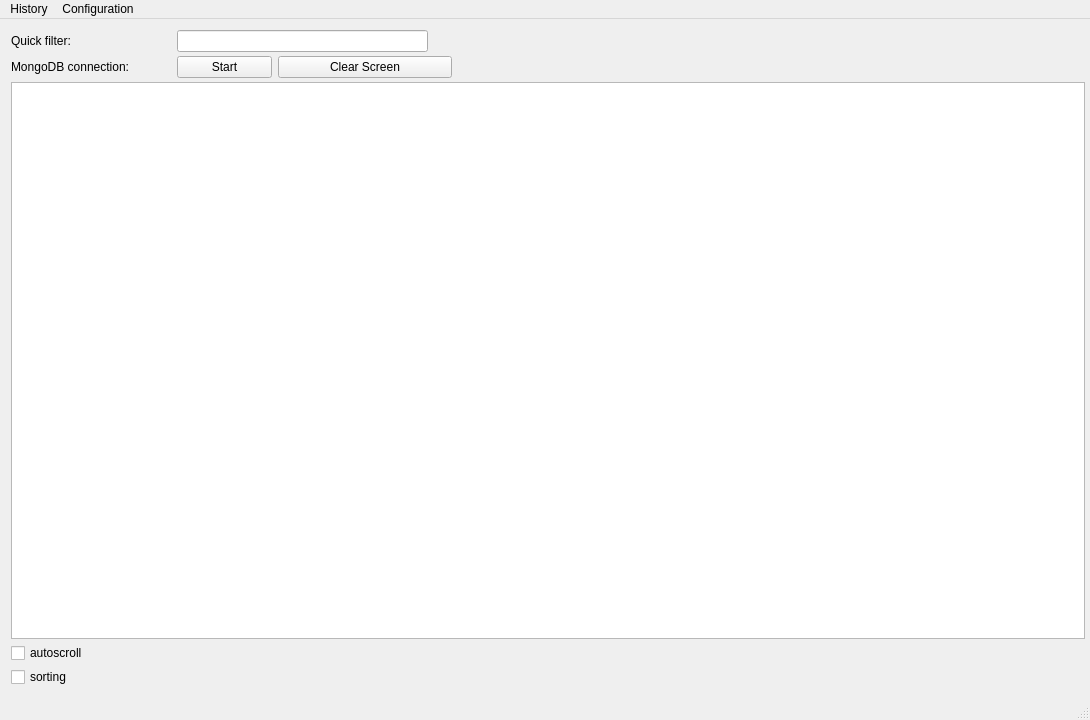
<?xml version="1.0" encoding="UTF-8"?>
<ui version="4.0">
 <class>MainWindow</class>
 <widget class="QMainWindow" name="MainWindow">
  <property name="geometry">
   <rect>
    <x>0</x>
    <y>0</y>
    <width>1090</width>
    <height>720</height>
   </rect>
  </property>
  <property name="windowTitle">
   <string>fpgui / main window</string>
  </property>
  <widget class="QWidget" name="centralWidget">
   <layout class="QVBoxLayout" name="verticalLayout_2">
    <property name="rightMargin">
     <number>5</number>
    </property>
    <item>
     <layout class="QVBoxLayout" name="verticalLayout">
      <property name="spacing">
       <number>4</number>
      </property>
      <item>
       <layout class="QHBoxLayout" name="horizontalLayout">
        <item>
         <widget class="QLabel" name="quickfilter_label">
          <property name="minimumSize">
           <size>
            <width>160</width>
            <height>0</height>
           </size>
          </property>
          <property name="text">
           <string>Quick filter:</string>
          </property>
         </widget>
        </item>
        <item>
         <widget class="QLineEdit" name="quickfilter_edit">
          <property name="maximumSize">
           <size>
            <width>251</width>
            <height>16777215</height>
           </size>
          </property>
         </widget>
        </item>
        <item>
         <spacer name="horizontalSpacer">
          <property name="orientation">
           <enum>Qt::Horizontal</enum>
          </property>
          <property name="sizeHint" stdset="0">
           <size>
            <width>40</width>
            <height>20</height>
           </size>
          </property>
         </spacer>
        </item>
       </layout>
      </item>
      <item>
       <layout class="QHBoxLayout" name="horizontalLayout_2">
        <item>
         <widget class="QLabel" name="mongo_label">
          <property name="minimumSize">
           <size>
            <width>160</width>
            <height>0</height>
           </size>
          </property>
          <property name="text">
           <string>MongoDB connection:</string>
          </property>
         </widget>
        </item>
        <item>
         <widget class="QPushButton" name="connection_button">
          <property name="minimumSize">
           <size>
            <width>95</width>
            <height>0</height>
           </size>
          </property>
          <property name="text">
           <string>Start</string>
          </property>
         </widget>
        </item>
        <item>
         <widget class="QPushButton" name="clear_button">
          <property name="minimumSize">
           <size>
            <width>174</width>
            <height>0</height>
           </size>
          </property>
          <property name="maximumSize">
           <size>
            <width>200</width>
            <height>16777215</height>
           </size>
          </property>
          <property name="text">
           <string>Clear Screen</string>
          </property>
         </widget>
        </item>
        <item>
         <spacer name="horizontalSpacer_2">
          <property name="orientation">
           <enum>Qt::Horizontal</enum>
          </property>
          <property name="sizeHint" stdset="0">
           <size>
            <width>40</width>
            <height>20</height>
           </size>
          </property>
         </spacer>
        </item>
       </layout>
      </item>
      <item>
       <widget class="QTableWidget" name="tableWidget">
        <property name="horizontalScrollBarPolicy">
         <enum>Qt::ScrollBarAlwaysOff</enum>
        </property>
        <property name="sizeAdjustPolicy">
         <enum>QAbstractScrollArea::AdjustIgnored</enum>
        </property>
        <property name="autoScroll">
         <bool>false</bool>
        </property>
        <property name="editTriggers">
         <set>QAbstractItemView::NoEditTriggers</set>
        </property>
        <property name="showDropIndicator" stdset="0">
         <bool>false</bool>
        </property>
        <property name="alternatingRowColors">
         <bool>false</bool>
        </property>
        <property name="selectionMode">
         <enum>QAbstractItemView::MultiSelection</enum>
        </property>
        <property name="verticalScrollMode">
         <enum>QAbstractItemView::ScrollPerItem</enum>
        </property>
        <property name="showGrid">
         <bool>false</bool>
        </property>
        <property name="gridStyle">
         <enum>Qt::SolidLine</enum>
        </property>
        <property name="wordWrap">
         <bool>false</bool>
        </property>
        <property name="cornerButtonEnabled">
         <bool>false</bool>
        </property>
        <attribute name="horizontalHeaderCascadingSectionResizes">
         <bool>true</bool>
        </attribute>
        <attribute name="verticalHeaderVisible">
         <bool>false</bool>
        </attribute>
        <attribute name="verticalHeaderDefaultSectionSize">
         <number>15</number>
        </attribute>
        <attribute name="verticalHeaderMinimumSectionSize">
         <number>15</number>
        </attribute>
       </widget>
      </item>
      <item>
       <widget class="QCheckBox" name="autoscroll_box">
        <property name="text">
         <string>autoscroll</string>
        </property>
       </widget>
      </item>
      <item>
       <widget class="QCheckBox" name="sorting_box">
        <property name="text">
         <string>sorting</string>
        </property>
       </widget>
      </item>
     </layout>
    </item>
   </layout>
  </widget>
  <widget class="QStatusBar" name="statusBar"/>
  <widget class="QMenuBar" name="menuBar">
   <property name="geometry">
    <rect>
     <x>0</x>
     <y>0</y>
     <width>1090</width>
     <height>22</height>
    </rect>
   </property>
   <widget class="QMenu" name="menuHistory">
    <property name="title">
     <string>History</string>
    </property>
    <addaction name="actionBrowse"/>
   </widget>
   <widget class="QMenu" name="menuPreferences">
    <property name="title">
     <string>Configuration</string>
    </property>
    <addaction name="actionPreferences"/>
   </widget>
   <addaction name="menuHistory"/>
   <addaction name="menuPreferences"/>
  </widget>
  <action name="actionBrowse">
   <property name="text">
    <string>Browse</string>
   </property>
  </action>
  <action name="actionCopy">
   <property name="text">
    <string>Copy</string>
   </property>
   <property name="toolTip">
    <string>Copies cell content</string>
   </property>
   <property name="shortcut">
    <string>Ctrl+C</string>
   </property>
  </action>
  <action name="actionPreferences">
   <property name="text">
    <string>Preferences</string>
   </property>
   <property name="menuRole">
    <enum>QAction::PreferencesRole</enum>
   </property>
  </action>
 </widget>
 <layoutdefault spacing="6" margin="11"/>
 <resources/>
 <connections/>
</ui>
